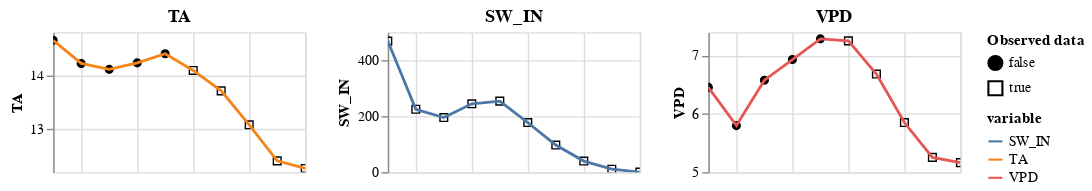

The code cell stored with this chart in its notebook:
### Code cell
m_df.show()

### Figure 1 — Vega-Lite specification as saved in the notebook (floating-point values rounded to 4 significant figures)
{"config": {"view": {"continuousWidth": 400, "continuousHeight": 300}}, "vconcat": [{"hconcat": [{"layer": [{"mark": {"type": "point", "color": "black", "fillOpacity": 1, "strokeWidth": 1}, "encoding": {"fill": {"field": "is_present", "legend": {"title": ["Observed data"]}, "scale": {"range": ["black", "#ffffff00"]}, "type": "nominal"}, "shape": {"field": "is_present", "type": "nominal"}, "x": {"axis": {"domain": false, "labels": false, "ticks": false, "title": null}, "field": "time", "type": "temporal"}, "y": {"field": "value", "scale": {"zero": false}, "title": "TA", "type": "quantitative"}}}, {"mark": "line", "encoding": {"color": {"field": "variable", "type": "nominal"}, "x": {"field": "time", "type": "temporal"}, "y": {"field": "value", "scale": {"zero": false}, "title": "TA", "type": "quantitative"}}, "name": "view_2"}], "height": 100, "title": "TA", "width": 180}, {"layer": [{"mark": {"type": "point", "color": "black", "fillOpacity": 1, "strokeWidth": 1}, "encoding": {"fill": {"field": "is_present", "legend": {"title": ["Observed data"]}, "scale": {"range": ["black", "#ffffff00"]}, "type": "nominal"}, "shape": {"field": "is_present", "type": "nominal"}, "x": {"axis": {"domain": false, "labels": false, "ticks": false, "title": null}, "field": "time", "type": "temporal"}, "y": {"field": "value", "scale": {"zero": false}, "title": "SW_IN", "type": "quantitative"}}}, {"mark": "line", "encoding": {"color": {"field": "variable", "type": "nominal"}, "x": {"field": "time", "type": "temporal"}, "y": {"field": "value", "scale": {"zero": false}, "title": "SW_IN", "type": "quantitative"}}, "name": "view_3"}], "data": {"name": "data-5a1f3fac3d9df47c6d1f6f3a5658ee3a"}, "height": 100, "title": "SW_IN", "width": 180}, {"layer": [{"mark": {"type": "point", "color": "black", "fillOpacity": 1, "strokeWidth": 1}, "encoding": {"fill": {"field": "is_present", "legend": {"title": ["Observed data"]}, "scale": {"range": ["black", "#ffffff00"]}, "type": "nominal"}, "shape": {"field": "is_present", "type": "nominal"}, "x": {"axis": {"domain": false, "labels": false, "ticks": false, "title": null}, "field": "time", "type": "temporal"}, "y": {"field": "value", "scale": {"zero": false}, "title": "VPD", "type": "quantitative"}}}, {"mark": "line", "encoding": {"color": {"field": "variable", "type": "nominal"}, "x": {"field": "time", "type": "temporal"}, "y": {"field": "value", "scale": {"zero": false}, "title": "VPD", "type": "quantitative"}}, "name": "view_4"}], "data": {"name": "data-d31baa6ca74e0aff36d178089e8b875a"}, "height": 100, "title": "VPD", "width": 180}], "data": {"name": "data-56120284c98ea45ee642dd5b510147c7"}}, {"hconcat": []}, {"hconcat": []}, {"hconcat": []}], "params": [{"name": "param_5", "select": {"type": "interval", "encodings": ["x"]}, "bind": "scales", "views": ["view_2", "view_3", "view_4"]}], "$schema": "https://vega.github.io/schema/vega-lite/v5.2.0.json", "datasets": {"data-56120284c98ea45ee642dd5b510147c7": [{"time": "2000-06-15T16:30:00", "variable": "TA", "value": 14.65, "is_present": false}, {"time": "2000-06-15T17:00:00", "variable": "TA", "value": 14.22, "is_present": false}, {"time": "2000-06-15T17:30:00", "variable": "TA", "value": 14.11, "is_present": false}, {"time": "2000-06-15T18:00:00", "variable": "TA", "value": 14.23, "is_present": false}, {"time": "2000-06-15T18:30:00", "variable": "TA", "value": 14.4, "is_present": false}, {"time": "2000-06-15T19:00:00", "variable": "TA", "value": 14.09, "is_present": true}, {"time": "2000-06-15T19:30:00", "variable": "TA", "value": 13.71, "is_present": true}, {"time": "2000-06-15T20:00:00", "variable": "TA", "value": 13.08, "is_present": true}, {"time": "2000-06-15T20:30:00", "variable": "TA", "value": 12.41, "is_present": true}, {"time": "2000-06-15T21:00:00", "variable": "TA", "value": 12.27, "is_present": true}], "data-5a1f3fac3d9df47c6d1f6f3a5658ee3a": [{"time": "2000-06-15T16:30:00", "variable": "SW_IN", "value": 468.2, "is_present": true}, {"time": "2000-06-15T17:00:00", "variable": "SW_IN", "value": 224.8, "is_present": true}, {"time": "2000-06-15T17:30:00", "variable": "SW_IN", "value": 195.3, "is_present": true}, {"time": "2000-06-15T18:00:00", "variable": "SW_IN", "value": 244.2, "is_present": true}, {"time": "2000-06-15T18:30:00", "variable": "SW_IN", "value": 253.9, "is_present": true}, {"time": "2000-06-15T19:00:00", "variable": "SW_IN", "value": 177.3, "is_present": true}, {"time": "2000-06-15T19:30:00", "variable": "SW_IN", "value": 97.07, "is_present": true}, {"time": "2000-06-15T20:00:00", "variable": "SW_IN", "value": 39.71, "is_present": true}, {"time": "2000-06-15T20:30:00", "variable": "SW_IN", "value": 10.65, "is_present": true}, {"time": "2000-06-15T21:00:00", "variable": "SW_IN", "value": 0.32, "is_present": true}], "data-d31baa6ca74e0aff36d178089e8b875a": [{"time": "2000-06-15T16:30:00", "variable": "VPD", "value": 6.454, "is_present": false}, {"time": "2000-06-15T17:00:00", "variable": "VPD", "value": 5.799, "is_present": false}, {"time": "2000-06-15T17:30:00", "variable": "VPD", "value": 6.577, "is_present": false}, {"time": "2000-06-15T18:00:00", "variable": "VPD", "value": 6.931, "is_present": false}, {"time": "2000-06-15T18:30:00", "variable": "VPD", "value": 7.286, "is_present": false}, {"time": "2000-06-15T19:00:00", "variable": "VPD", "value": 7.251, "is_present": true}, {"time": "2000-06-15T19:30:00", "variable": "VPD", "value": 6.683, "is_present": true}, {"time": "2000-06-15T20:00:00", "variable": "VPD", "value": 5.851, "is_present": true}, {"time": "2000-06-15T20:30:00", "variable": "VPD", "value": 5.254, "is_present": true}, {"time": "2000-06-15T21:00:00", "variable": "VPD", "value": 5.164, "is_present": true}]}}
